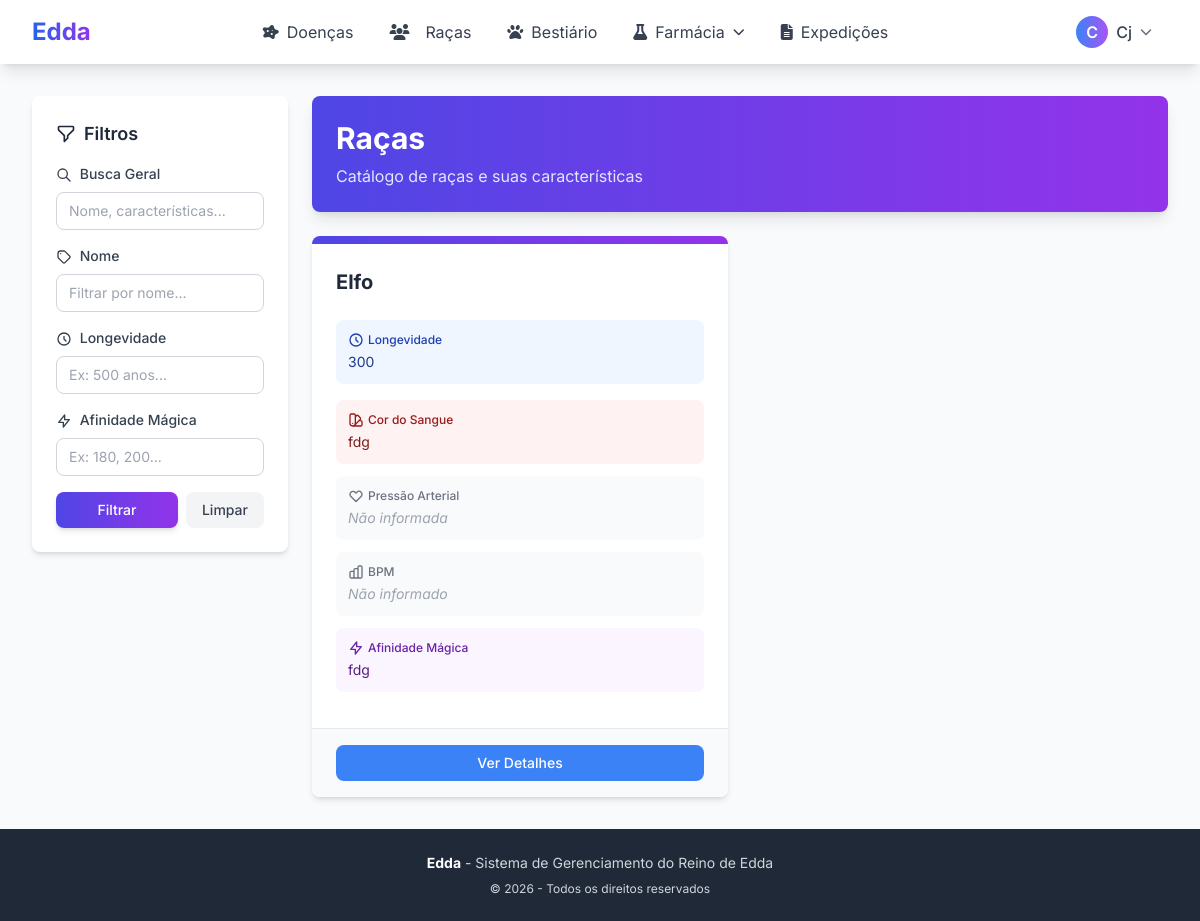
The page /racas/ (signed in) on the database as committed earlier.
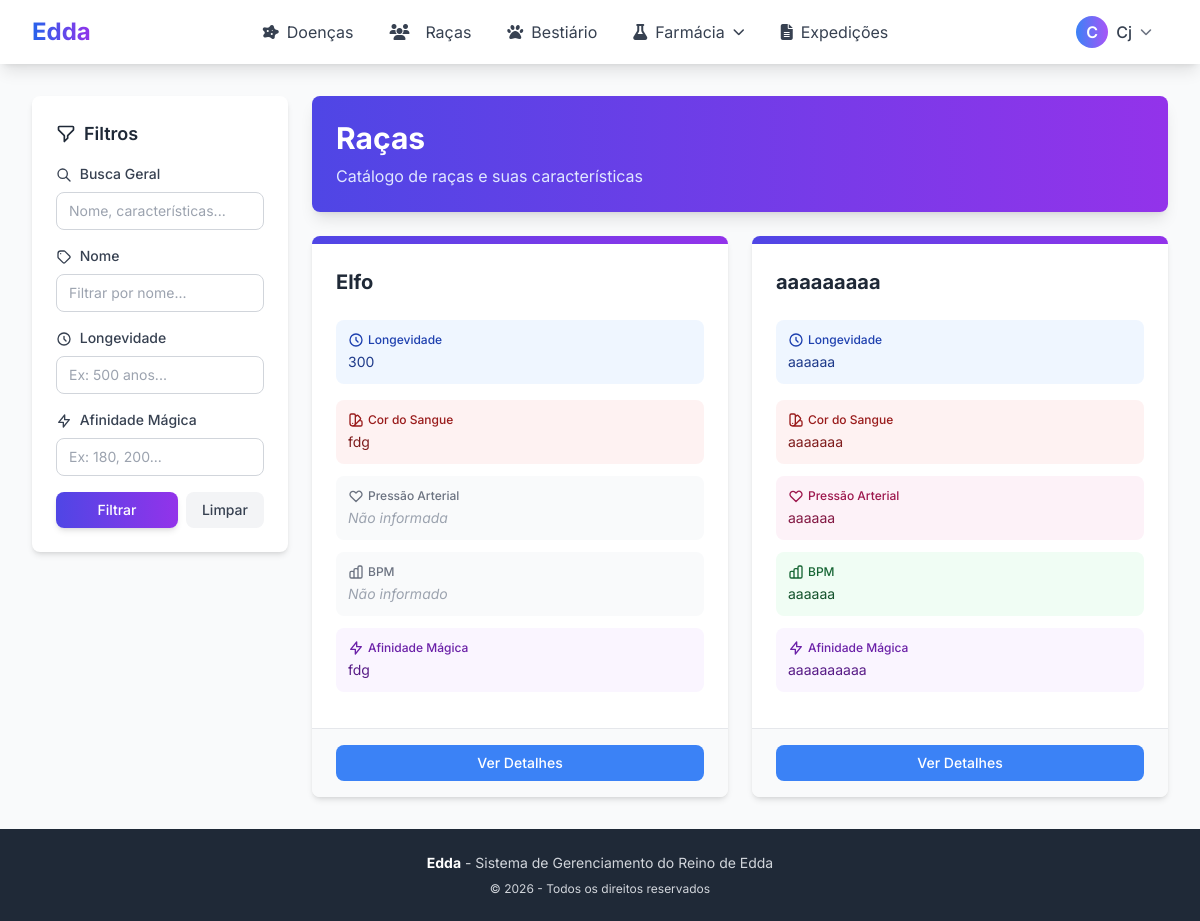
The same page on the database as committed later.
### core/models.py (models this page shows, shortened)
class Raca(models.Model):
    nome = models.CharField(max_length=100, unique=True, verbose_name="Nome")
    longevidade = models.CharField(max_length=200, blank=True, verbose_name="Longevidade", help_text="Ex: 80-100 anos")
    caracteristicas_fisicas = models.TextField(blank=True, verbose_name="Características físicas")
    cor_sangue = models.CharField(max_length=100, blank=True, verbose_name="Cor do sangue")
    pressao_arterial = models.CharField(max_length=200, blank=True, verbose_name="Pressão arterial", help_text="Ex: 120/80 mmHg")
    bpm = models.CharField(max_length=200, blank=True, verbose_name="Batimentos por minuto", help_text="Ex: 60-100 bpm")
    afinidade_magica = models.CharField(max_length=200, blank=True, verbose_name="Afinidade mágica")
    cuidados_especiais = models.TextField(blank=True, verbose_name="Cuidados especiais")
    alimentacao = models.TextField(blank=True, verbose_name="Alimentação")
    peculiaridades = models.TextField(blank=True, verbose_name="Peculiaridades")
    observacoes = models.TextField(blank=True, verbose_name="Observações")
    class Meta:
        verbose_name = "Raça"
        verbose_name_plural = "Raças"
        ordering = ['nome']

### core/views.py (the view, shortened to what this page needs)
# urls.py: path('racas/', RacaListView.as_view(), name='raca-list'),
class RacaListView(LoginRequiredMixin, ListView):
    model = Raca
    template_name = 'core/raca_list.html'
    context_object_name = 'racas'
    def get_queryset(self):
        queryset = super().get_queryset()
        nome = self.request.GET.get('nome')
        if nome:
            queryset = queryset.filter(nome__icontains=nome)
        longevidade = self.request.GET.get('longevidade')
        if longevidade:
            queryset = queryset.filter(longevidade__icontains=longevidade)
        afinidade = self.request.GET.get('afinidade')
        if afinidade:
            queryset = queryset.filter(afinidade_magica__icontains=afinidade)
        busca = self.request.GET.get('busca')
        return queryset

### core/context_processors.py (called while the page is built)
def medico_context(request):
    is_medico = request.user.is_authenticated and request.user.tipo == 'MED'
    is_admin = request.user.is_authenticated and request.user.tipo == 'ADM'
    return {
        'is_medico': is_medico,
        'is_admin': is_admin,
        'is_medico_or_admin': is_medico or is_admin
    }

### core/templates/core/raca_list.html (shortened to what the changed rows need)
{% extends 'core/base.html' %}
{% load static %}
{% block content %}
<div class="flex flex-col lg:flex-row gap-6">
    <main class="flex-1">
        <div class="bg-gradient-to-r from-indigo-600 to-purple-600 rounded-lg shadow-lg p-6 mb-6">
            <h1 class="text-3xl font-bold text-white mb-2">Raças</h1>
        </div>
        <div class="grid grid-cols-1 md:grid-cols-2 xl:grid-cols-3 gap-6">
            {% if racas %}
                {% for raca in racas %}
                <div class="bg-white rounded-lg shadow-md hover:shadow-xl transition-all duration-300 overflow-hidden flex flex-col">
                    <div class="h-2 bg-gradient-to-r from-indigo-600 to-purple-600"></div>
                    <div class="p-6 flex-1">
                        <div class="flex items-start justify-between mb-4">
                            <div class="flex-1">
                                <h3 class="text-xl font-bold text-gray-800 mb-2">{{ raca.nome }}</h3>
                            </div>
                        </div>
                        {% if raca.longevidade %}
                        <div class="bg-blue-50 p-3 rounded-lg mb-4">
                            <p class="text-blue-800 text-xs font-medium mb-1 flex items-center gap-1">
                                <svg class="w-4 h-4" fill="none" stroke="currentColor" viewBox="0 0 24 24">
                                    <path stroke-linecap="round" stroke-linejoin="round" stroke-width="2" d="M12 8v4l3 3m6-3a9 9 0 11-18 0 9 9 0 0118 0z"></path>
                                </svg>
                                Longevidade
                            </p>
                            <p class="text-blue-900 text-sm">{{ raca.longevidade }}</p>
                        </div>
                        {% endif %}
                        {% if raca.cor_sangue %}
                        <div class="bg-red-50 p-3 rounded-lg mb-3">
                            <p class="text-red-800 text-xs font-medium mb-1 flex items-center gap-1">
                                Cor do Sangue
                            </p>
                            <p class="text-red-900 text-sm">{{ raca.cor_sangue }}</p>
                        </div>
                        {% endif %}
                        {% if raca.pressao_arterial %}
                        <div class="bg-pink-50 p-3 rounded-lg mb-3">
                            <p class="text-pink-800 text-xs font-medium mb-1 flex items-center gap-1">
                                <svg class="w-4 h-4" fill="none" stroke="currentColor" viewBox="0 0 24 24">
                                    <path stroke-linecap="round" stroke-linejoin="round" stroke-width="2" d="M4.318 6.318a4.5 4.5 0 000 6.364L12 20.364l7.682-7.682a4.5 4.5 0 00-6.364-6.364L12 7.636l-1.318-1.318a4.5 4.5 0 00-6.364 0z"></path>
                                </svg>
                                Pressão Arterial
                            </p>
                            <p class="text-pink-900 text-sm">{{ raca.pressao_arterial }}</p>
                        </div>
                        {% else %}
                        <div class="bg-gray-50 p-3 rounded-lg mb-3">
                            <p class="text-gray-500 text-xs font-medium mb-1 flex items-center gap-1">
                                <svg class="w-4 h-4" fill="none" stroke="currentColor" viewBox="0 0 24 24">
                                    <path stroke-linecap="round" stroke-linejoin="round" stroke-width="2" d="M4.318 6.318a4.5 4.5 0 000 6.364L12 20.364l7.682-7.682a4.5 4.5 0 00-6.364-6.364L12 7.636l-1.318-1.318a4.5 4.5 0 00-6.364 0z"></path>
                                </svg>
                                Pressão Arterial
                            </p>
                            <p class="text-gray-400 text-sm italic">Não informada</p>
                        </div>
                        {% endif %}
                        {% if raca.bpm %}
                        <div class="bg-green-50 p-3 rounded-lg mb-3">
                            <p class="text-green-800 text-xs font-medium mb-1 flex items-center gap-1">
                                BPM
                            </p>
                            <p class="text-green-900 text-sm">{{ raca.bpm }}</p>
                        </div>
                        {% else %}
                        <div class="bg-gray-50 p-3 rounded-lg mb-3">
                            <p class="text-gray-500 text-xs font-medium mb-1 flex items-center gap-1">
                                BPM
                            </p>
                            <p class="text-gray-400 text-sm italic">Não informado</p>
                        </div>
                        {% endif %}
                        {% if raca.afinidade_magica %}
                        <div class="bg-purple-50 p-3 rounded-lg mb-3">
                            <p class="text-purple-800 text-xs font-medium mb-1 flex items-center gap-1">
                                <svg class="w-4 h-4" fill="none" stroke="currentColor" viewBox="0 0 24 24">
                                    <path stroke-linecap="round" stroke-linejoin="round" stroke-width="2" d="M13 10V3L4 14h7v7l9-11h-7z"></path>
                                </svg>
                                Afinidade Mágica
                            </p>
                            <p class="text-purple-900 text-sm">{{ raca.afinidade_magica }}</p>
                        </div>
                        {% endif %}
                    </div>
                    <div class="px-6 py-4 bg-gray-50 border-t border-gray-200">
                        <div class="flex gap-2">
                            <a href="{% url 'raca-detail' raca.pk %}"
                               class="flex-1 px-4 py-2 bg-blue-500 text-white rounded-lg hover:bg-blue-600 transition-colors duration-200 text-center text-sm font-medium">
                                Ver Detalhes
                            </a>
                        </div>
                    </div>
                </div>
                {% endfor %}
            {% endif %}
        </div>
    </main>
</div>
{% endblock %}

Rows that differ between the two databases and show on the page:
added Raca: nome "aaaaaaaaa", longevidade "aaaaaa", cor_sangue "aaaaaaa", pressao_arterial "aaaaaa", bpm "aaaaaa", afinidade_magica "aaaaaaaaaa"
